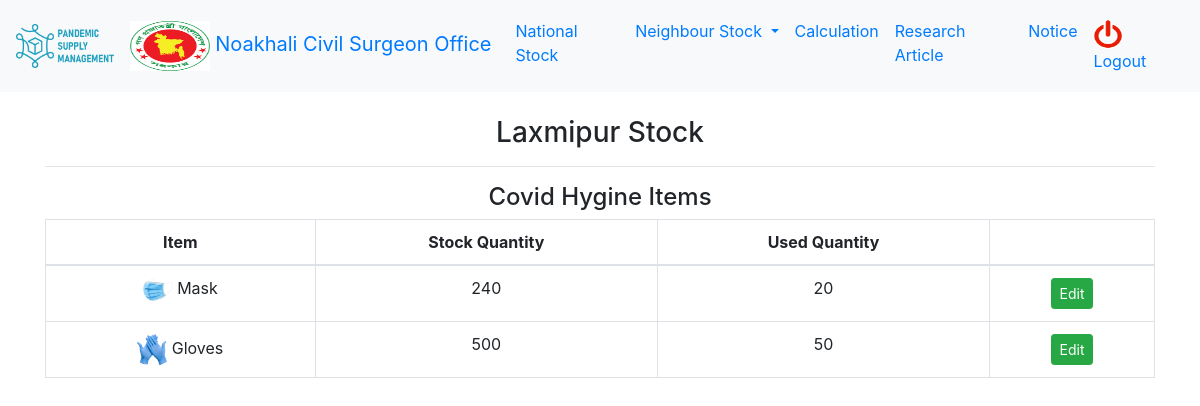
The page /adjacent_stock/2/category/1 (signed in) on the database its author committed.
### psm/models.py (models this page shows, shortened)
class District(models.Model):
    name = models.CharField(max_length=255, null=True)
    created = models.DateTimeField(auto_now_add=True, null=True)
    updated = models.DateTimeField(auto_now=True, null=True)
    def __str__(self):
        return self.name

class DistrictStore(models.Model):
    district = models.ForeignKey(District, on_delete=models.CASCADE, related_name='district_stores')
    item = models.ForeignKey(Item, on_delete=models.CASCADE, related_name='district_stores')
    stock_quantity = models.IntegerField(null=True, blank=True)
    used_quantity = models.IntegerField(null=True, blank=True)
    created = models.DateTimeField(auto_now_add=True, null=True)
    updated = models.DateTimeField(auto_now=True, null=True)

class Item(models.Model):
    name = models.CharField(max_length=120)
    category = models.IntegerField(choices=CATEGORY_TYPE, null=True, blank=True)
    stock_quantity = models.IntegerField(null=True, blank=True)
    used_quantity = models.IntegerField(null=True, blank=True)
    image = models.ImageField(null=True, blank=True)
    created = models.DateTimeField(auto_now_add=True, null=True)
    updated = models.DateTimeField(auto_now=True, null=True)
    def __str__(self):
        return self.name

### psm/views.py (the view)
# urls.py: path('adjacent_stock/<int:district_id>/category/<int:id>', adjacent_district, name='adjacent_district'),
@login_required(login_url='/login')
def adjacent_district(request, district_id, id):
    district = District.objects.get(id=district_id)
    user_district = request.user.district_user_permissions.first().district
    if id == 1:
        context = {"district": user_district,
                   'neighbour_district':district,
                   'category': id,
                   'hygenic_items': district.district_stores.filter(item__category=2),
                   'medical_items': district.district_stores.filter(item__category=1),
                   }
    elif id == 3:
        context = {"district": user_district,
                   'neighbour_district': district,
                   'category': id,
                   'dengu_items': district.district_stores.filter(item__category=3),
                   }
    elif id == 4:
        context = {"district": user_district,
                   'neighbour_district': district,
                   'category': id,
                   'cholera_items': district.district_stores.filter(item__category=4),
                   }
    else:
        context = {
            'category': id,
            'district': user_district,
            'neighbour_district': district,
        }
    return render(request, 'adjacent_district.html', context)

### templates/adjacent_district.html (shortened to what this page needs)
{% extends "base.html" %}
{% load static %}
{% block container %}
<div class="container">
    <h3>{{neighbour_district}} Stock</h3>
    <hr>
{% if category == 1 and hygenic_items|length > 0 %}
    <table class="table table-hover table-bordered">
        <thead><h4>Covid Hygine Items</h4></thead>
      <tr>
        <th>Item</th>
        <th>Stock Quantity</th>
        <th>Used Quantity</th>
      </tr>
    <tbody>
    {% for item in hygenic_items %}
      <tr>
        <td><img class="img-fluid" src="{{item.item.image.url}}" width="30px" height="30px">  {{item.item}}</td>
        <td>{{item.stock_quantity}}</td>
        <td>{{item.used_quantity}}</td>
          <td>
      <a href="/update_stock/{{item.id}}" class="btn btn-success btn-sm" role="button"> Edit</a>
    </td>
      </tr>
    {% endfor %}
    </tbody>
  </table>
    {% endif %}
</div>
{% endblock %}

### templates/base.html (shortened to what this page needs)
{% load static %}
<head>
{% block head %}
  <link rel="stylesheet" href="https://maxcdn.bootstrapcdn.com/bootstrap/4.5.2/css/bootstrap.min.css">
    {% endblock %}
</head>
<body>
{% block nav %}
<nav class="navbar navbar-expand-sm bg-light justify-content-center">
  <a class="navbar-brand" href="/"><img  class="img-fluid" src="{% static 'images/logo.png' %}"width="100px" height="80px"></a>
  <a class="navbar-brand" href="/category/{{category}}">
    <span class="navbar-text">
    <img class="img-circle" src="{% static 'images/bd_logo.png' %}" width="80px" height="50px">   {{district}} Civil Surgeon Office
  </span>
  </a>
  <ul class="navbar-nav">
    <li class="nav-item">
      <a class="nav-link" href="/national_stock/{{category}}">National Stock</a>
    </li>
    <li class="nav-item dropdown">
      <a class="nav-link dropdown-toggle" href="#" id="navbardrop" data-toggle="dropdown">
        Neighbour Stock
      </a>
    </li>
     <li class="nav-item">
      <a class="nav-link" href="#">Calculation</a>
    </li>
      <li class="nav-item">
      <a class="nav-link" href="#">Research Article</a>
    </li>
       <li class="nav-item">
      <a class="nav-link" href="#">Notice</a>
    </li>
      <li class="nav-item">
      <a class="nav-link" href="/logout"> <img class="img-circle" src="{% static 'images/logout.png' %}" width="30px" height="30px"> Logout</a>
    </li>
  </ul>
</nav>
<br>
{% endblock %}
{% block container %}{% endblock %}
</body>

### templates/base.html (style rules this page uses)
th,td,h4,h3 { text-align:center }

### rows shown on the page
District: name "Noakhali"
District: name "Laxmipur"
DistrictStore: item.image (picture), item "Mask", stock_quantity "240", used_quantity "20"
DistrictStore: item.image (picture), item "Gloves", stock_quantity "500", used_quantity "50"
